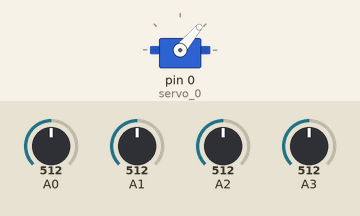
Bench run of a sketch on a simulated Arduino Uno, built with avr-gcc and run on an emulated ATmega328P. Shown: servo. The test bench sets the inputs (shaded band); at power-on: A1 = 512, A0 = 512, A2 = 512, A3 = 512.

Above: at 1.2 s.
1.3 s: A1 set to 497
At 2.0 s:
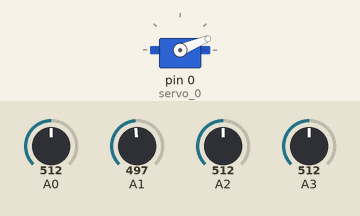
2.8 s: A0 set to 273
4.3 s: A0 set to 243
At 5.0 s:
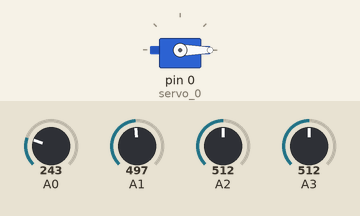
5.8 s: A2 set to 752
7.3 s: A2 set to 784
At 8.4 s:
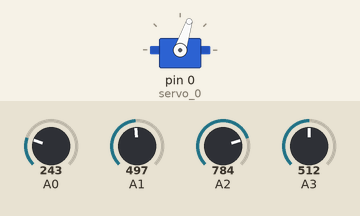
8.8 s: A2 set to 757
At 9.5 s:
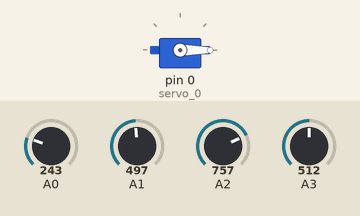
Timing chart, 0 to 11.3 s (numbered marks = the images above; inputs shaded):
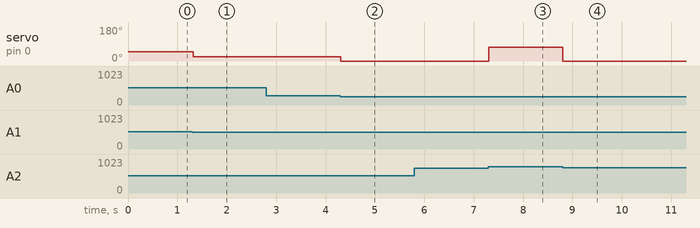

Measured:
- the behaviour switches between 511 and 510 on A1 (found by bisection; images 0 and 1)
- the behaviour switches between 256 and 255 on A0 (found by bisection; images 1 and 2)
- the behaviour switches between 766 and 767 on A2 (found by bisection; images 2 and 3)
- after the input at 1.3 s, servo on pin 0 (servo_0): 50° → 22° at once
- after the input at 2.8 s, every drawn part: stays the same
- after the input at 4.3 s, servo on pin 0 (servo_0): 22° → 0° at once
- after the input at 5.8 s, every drawn part: stays the same
- after the input at 7.3 s, servo on pin 0 (servo_0): 0° → 72° at once
- after the input at 8.8 s, servo on pin 0 (servo_0): 72° → 0° at once

The sketch:

sixth.ino
```cpp
#include <Servo.h>

Servo servo_0;

void setup()	//DEKLARACJA PINOW
{
  pinMode(A0, INPUT);
  servo_0.attach(0, 500, 2500);
  pinMode(A1, INPUT);
  pinMode(A2, INPUT);
  pinMode(A3, INPUT);
}

void loop()
{
  if (analogRead(A0) >= 256) {	//WARUNEK PRZESUNIECIA O 22.5 STOPNIA GDY
    servo_0.write(22.5);		//NAPIECIE WYNOSI 1.25V
  } else {
    servo_0.write(0);			//W PRZECIWNYM RAZIE WRACA DO POCZATKU
  }
  if (analogRead(A1) >= 511) {	//WARUNEK PRZESUNIECIA O 50 STOPNIA GDY
    servo_0.write(50);			//NAPIECIE WYNOSI 2.5V
  }
  if (analogRead(A2) >= 767) {	//WARUNEK PRZESUNIECIA O 72.5 STOPNIA GDY
    servo_0.write(72.5);		//NAPIECIE WYNOSI 3.75V
  }
  if (analogRead(A3) >= 1023) {	//WARUNEK PRZESUNIECIA O 90 STOPNIA GDY
    servo_0.write(90);			//NAPIECIE WYNOSI 5V
  }
  delay(10);
}
//ZAOBRSEROWALEM ZE WARTOSCI PODCZAS POROWNYWANIA NIE MOGA WYNOSIC POTEGI
//LICZBY 256 TYLKO WARTOSC ZMNIEJSZONA O JEDEN. 
```
